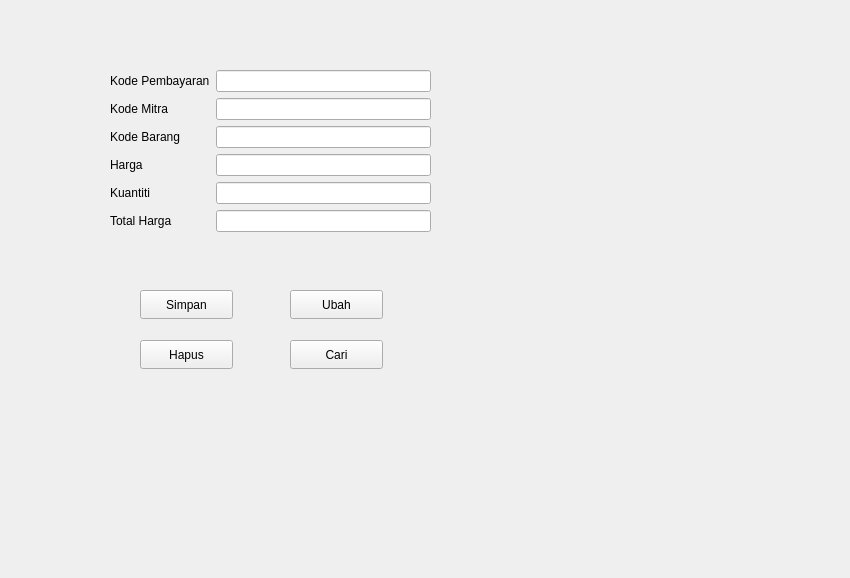
<?xml version="1.0" encoding="UTF-8"?>
<ui version="4.0">
 <class>FormSlippembayaran</class>
 <widget class="QWidget" name="FormSlippembayaran">
  <property name="geometry">
   <rect>
    <x>0</x>
    <y>0</y>
    <width>850</width>
    <height>578</height>
   </rect>
  </property>
  <property name="windowTitle">
   <string>Form</string>
  </property>
  <widget class="QWidget" name="formLayoutWidget">
   <property name="geometry">
    <rect>
     <x>110</x>
     <y>70</y>
     <width>321</width>
     <height>201</height>
    </rect>
   </property>
   <layout class="QFormLayout" name="formLayout">
    <item row="0" column="0">
     <widget class="QLabel" name="kodePembayaranLabel">
      <property name="text">
       <string>Kode Pembayaran</string>
      </property>
     </widget>
    </item>
    <item row="0" column="1">
     <widget class="QLineEdit" name="kodePembayaranLineEdit"/>
    </item>
    <item row="1" column="0">
     <widget class="QLabel" name="kodeMitraLabel">
      <property name="text">
       <string>Kode Mitra</string>
      </property>
     </widget>
    </item>
    <item row="1" column="1">
     <widget class="QLineEdit" name="kodeMitraLineEdit"/>
    </item>
    <item row="2" column="0">
     <widget class="QLabel" name="kodeBarangLabel">
      <property name="text">
       <string>Kode Barang</string>
      </property>
     </widget>
    </item>
    <item row="2" column="1">
     <widget class="QLineEdit" name="kodeBarangLineEdit"/>
    </item>
    <item row="3" column="0">
     <widget class="QLabel" name="hargaLabel">
      <property name="text">
       <string>Harga</string>
      </property>
     </widget>
    </item>
    <item row="3" column="1">
     <widget class="QLineEdit" name="hargaLineEdit"/>
    </item>
    <item row="4" column="0">
     <widget class="QLabel" name="kuantitiLabel">
      <property name="text">
       <string>Kuantiti</string>
      </property>
     </widget>
    </item>
    <item row="4" column="1">
     <widget class="QLineEdit" name="kuantitiLineEdit"/>
    </item>
    <item row="5" column="0">
     <widget class="QLabel" name="totalHargaLabel">
      <property name="text">
       <string>Total Harga</string>
      </property>
     </widget>
    </item>
    <item row="5" column="1">
     <widget class="QLineEdit" name="totalHargaLineEdit"/>
    </item>
   </layout>
  </widget>
  <widget class="QPushButton" name="pushButton">
   <property name="geometry">
    <rect>
     <x>140</x>
     <y>290</y>
     <width>93</width>
     <height>29</height>
    </rect>
   </property>
   <property name="text">
    <string>Simpan</string>
   </property>
  </widget>
  <widget class="QPushButton" name="pushButton_2">
   <property name="geometry">
    <rect>
     <x>290</x>
     <y>290</y>
     <width>93</width>
     <height>29</height>
    </rect>
   </property>
   <property name="text">
    <string>Ubah</string>
   </property>
  </widget>
  <widget class="QPushButton" name="pushButton_3">
   <property name="geometry">
    <rect>
     <x>140</x>
     <y>340</y>
     <width>93</width>
     <height>29</height>
    </rect>
   </property>
   <property name="text">
    <string>Hapus</string>
   </property>
  </widget>
  <widget class="QPushButton" name="pushButton_4">
   <property name="geometry">
    <rect>
     <x>290</x>
     <y>340</y>
     <width>93</width>
     <height>29</height>
    </rect>
   </property>
   <property name="text">
    <string>Cari</string>
   </property>
  </widget>
 </widget>
 <resources/>
 <connections/>
</ui>
